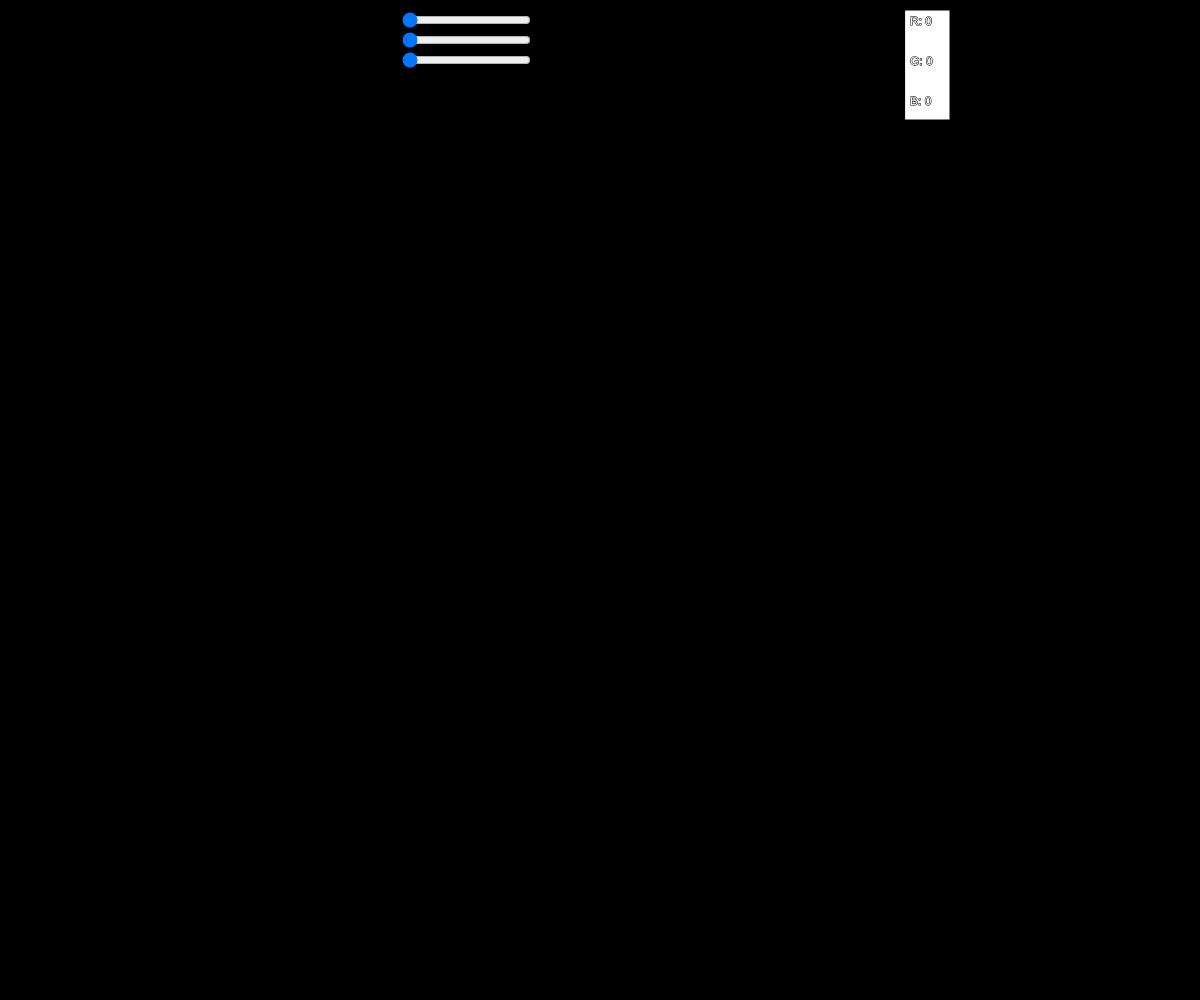
Frame 1 (no input)
Frame 60 (no input): identical to frame 1, image omitted
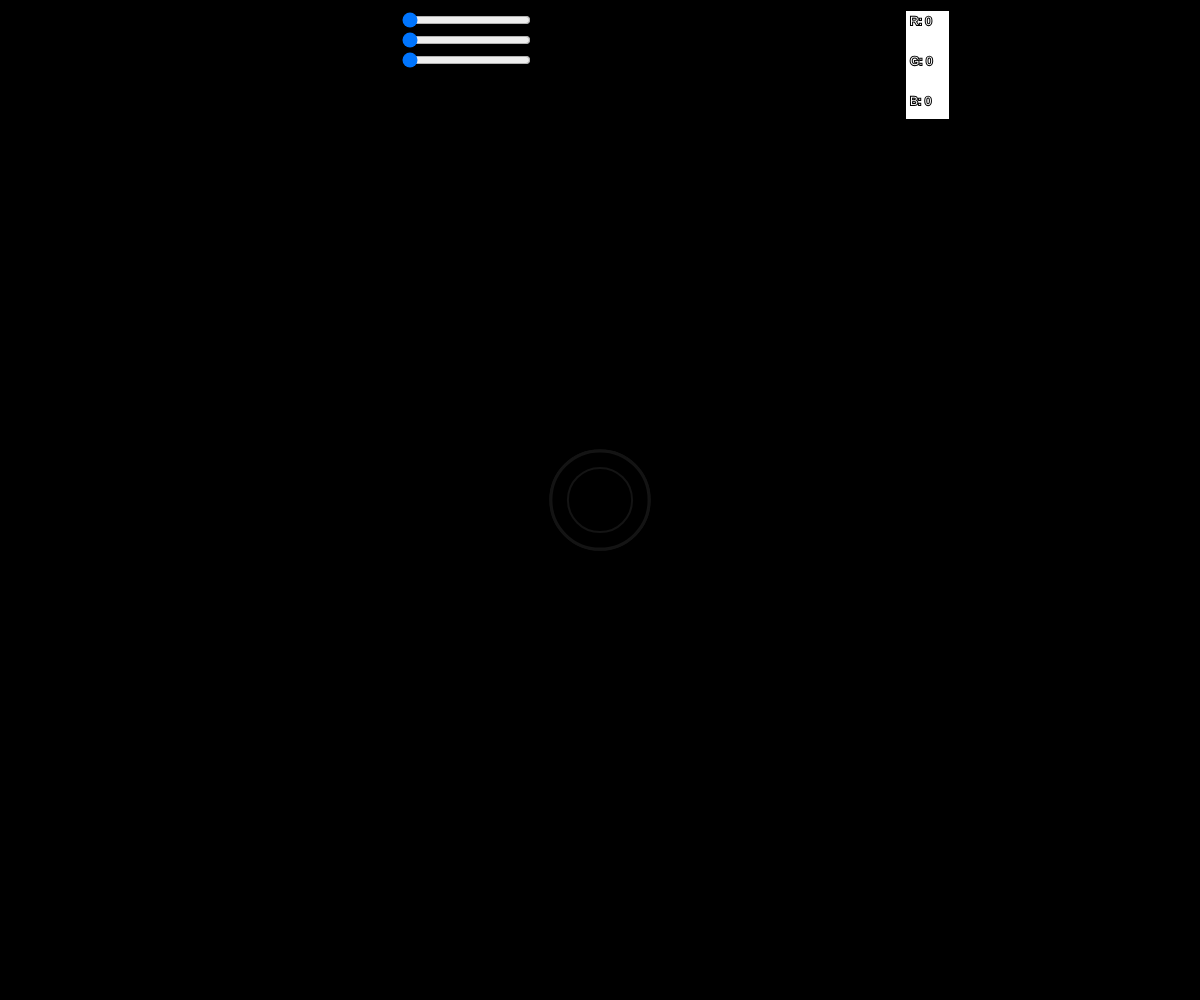
Frame 120 (the mouse pressed at the canvas centre since frame 60)

The p5.js sketch that drew these frames (run headless with seeded random() and noise() and a simulated clock; from frame 60 on, the mouse is pressed at the canvas centre):

// p5.js sketch
// ── sketch.js
let sliderA;
let sliderB;
let sliderC;
let slider;

function setup() {
  let canvas = createCanvas(windowWidth, windowHeight);
  //applies absolute positioning
  canvas.position(0, 0);
  canvas.class("container");
  angleMode(DEGREES);  
  // create some sliders
  sliderA = createSlider(0, 255, 0);
  sliderA.class("slider1");
  sliderA.position(width/3, 10);

  sliderB = createSlider(0, 255, 0);
  sliderB.class("slider2");
  sliderB.position(width/3, 30);

  sliderC = createSlider(0, 255, 0);
  sliderC.class("slider3");
  sliderC.position(width/3, 50);
  background("black");
  
} 

function draw() { 
fill("white")
stroke("black")
  rect((width/3 + 505), 10, 45, 110)
frameRate(20);

  // get value of sliders
  let r = sliderA.value();
  let g = sliderB.value();
  let b = sliderC.value();
    // print text
  text('R: '+r,(width/3 + 510),25);
  text('G: '+g,(width/3 + 510),65);
  text('B: '+b,(width/3 + 510),105); 

  if (mouseIsPressed){
    let r = sliderA.value();
  let g = sliderB.value();
  let b = sliderC.value();
stroke((r + 20), (g + 20), (b + 20));
   fill(r, g, b);
strokeWeight(2);
 ellipse(mouseX, mouseY, random(10,100));

 
 

}}


  


  



  

  
